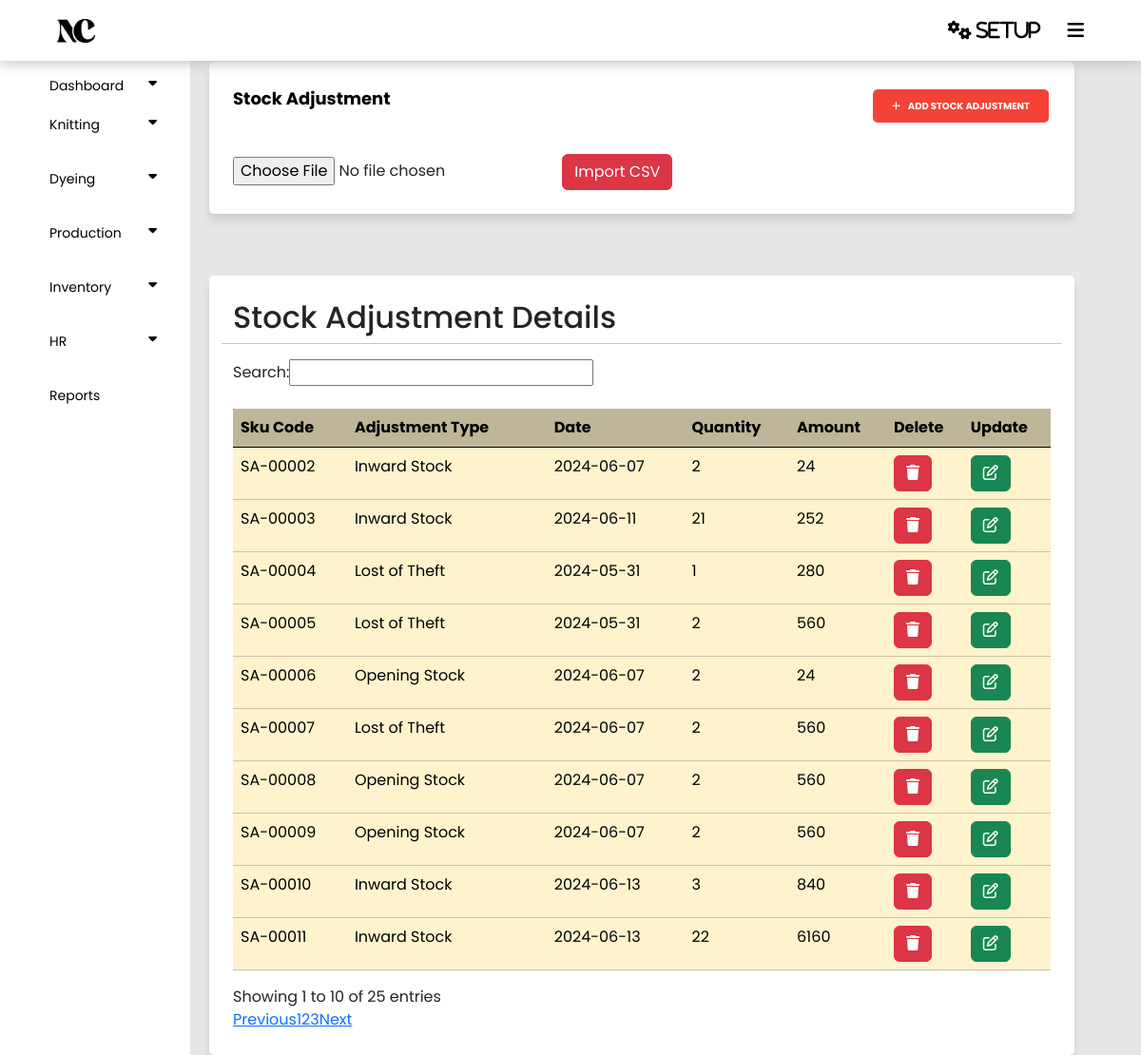
/panel/stock.php, run on the app's committed database.
### tables this page shows
CREATE TABLE `stock` (
  `Id` int(11) NOT NULL,
  `P_id` int(11) NOT NULL,
  `SCode` varchar(255) NOT NULL,
  `Type` varchar(255) NOT NULL,
  `Date` date NOT NULL,
  `Reference` varchar(111) NOT NULL,
  `Cost` int(11) NOT NULL,
  `Quantity` int(11) NOT NULL,
  `Amount` int(255) NOT NULL,
  `Status` int(11) NOT NULL DEFAULT 1
);

### panel/stock.php (the view, shortened to what this page needs)
<?php
require('config.php');
require('index.php');
$fetch = "SELECT * FROM `stock` WHERE status = 1";
$query = mysqli_query($connect , $fetch);
?>
<!DOCTYPE html>
<html lang="en">
<head>
    <link href="https://cdn.jsdelivr.net/npm/bootstrap@5.3.3/dist/css/bootstrap.min.css" rel="stylesheet">
    <link rel="stylesheet" type="text/css" href="style.css">
</head>
<body>
<section class="container">
    <div>
        <header>Stock Adjustment</header>
        <button type="button" onclick="location.href='stock_form.php'" class="add_knittingcard_button" style="float: right;"><i class="fa fa-plus" aria-hidden="true"></i>Add Stock Adjustment</button>
    </div>
<br>
<br>
<br>
    <div>
    <div>
    <form action="import.php" method="post" enctype="multipart/form-data">
        <input type="file" name="file" id="file" accept=".csv">
        <button type="submit" class="btn btn-danger">Import CSV</button>
    </form>
</div>
    </div>
</section>
<section class="container">
                <div class="row justify-content-right">
                    <h2>Stock Adjustment Details</h2>
                <hr>
            <table class="table table-warning mt-4" id="example">
                <thead class="bg-warning p-2 text-dark bg-opacity-10" style="opacity: 75%;">
                    <tr>
                    <th scope="col">Sku Code</th>
                    <th scope="col">Adjustment Type</th>
                    <th scope="col">Date</th>
                    <th scope="col">Quantity</th>
                    <th scope="col">Amount</th>
                    <th scope="col">Delete</th>
                    <th scope="col">Update</th>
                    </tr>
                </thead>
                <tbody>
                <?php while ($row = mysqli_fetch_assoc($query)) {
                     ?>
                    <tr>
                    <td><?php echo $row ['SCode']?></td>
                    <td><?php echo $row ['Type']?></td>
                    <td><?php echo $row ['Date']?></td>
                    <td><?php echo $row ['Quantity']?></td>
                    <td><?php echo $row ['Amount']?></td>
                    <td ><a href="s_delete.php?Id=<?php echo $row ['Id'];?>" class="btn btn-danger"><i class="fa-solid fa-trash"></i></a></td>
                    <td ><a href="s_update.php?Id=<?php echo $row ['Id'];?>" class="btn btn-success"><i class="fa-regular fa-pen-to-square"></i></a></td>
                </tr>
                <?php
                    }
                ?>
                </tbody>
            </table>
        </section>
</body>
</html>

### panel/style.css (style rules this page uses)
* { padding: 0; margin: 0; }
body { background-color: #e7e7e7; font-family: "Poppins", sans-serif; }
#example { background: #000; color: #f44336; }
.container { position: relative; float: left; width: calc(100% - 290px); margin-left: 220px; margin-top: 65px; background-color: white; padding: 25px; border-radius: 5px; box-shadow: 0px 8px 8px 0px rgba(0,0,0,0.1); }
.container header { font-size: 18px; color: black; font-weight: bold; text-align: left; float: left; }
.add_knittingcard_button { border: 0; border-radius: 5px; color: white; background-color: #f44336; padding: 10px 20px; text-align: center; text-decoration: none; text-transform: uppercase; display: inline-block; font-size: 10px; font-weight: bold; margin: 4px 2px; cursor: pointer; }
.fa-plus { padding-right: 8px; }

### data on the page
stock: SCode "SA-00002", Type "Inward Stock", Date "2024-06-07", Quantity "2", Amount "24"
stock: SCode "SA-00003", Type "Inward Stock", Date "2024-06-11", Quantity "21", Amount "252"
stock: SCode "SA-00004", Type "Lost of Theft", Date "2024-05-31", Quantity "1", Amount "280"
stock: SCode "SA-00005", Type "Lost of Theft", Date "2024-05-31", Quantity "2", Amount "560"
stock: SCode "SA-00006", Type "Opening Stock", Date "2024-06-07", Quantity "2", Amount "24"
stock: SCode "SA-00007", Type "Lost of Theft", Date "2024-06-07", Quantity "2", Amount "560"
stock: SCode "SA-00008", Type "Opening Stock", Date "2024-06-07", Quantity "2", Amount "560"
stock: SCode "SA-00009", Type "Opening Stock", Date "2024-06-07", Quantity "2", Amount "560"
stock: SCode "SA-00010", Type "Inward Stock", Date "2024-06-13", Quantity "3", Amount "840"
stock: SCode "SA-00011", Type "Inward Stock", Date "2024-06-13", Quantity "22", Amount "6160"
